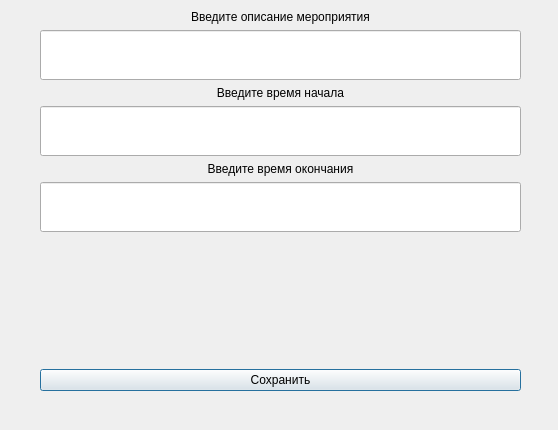
<?xml version="1.0" encoding="UTF-8"?>
<ui version="4.0">
 <class>EnterTask</class>
 <widget class="QDialog" name="EnterTask">
  <property name="geometry">
   <rect>
    <x>0</x>
    <y>0</y>
    <width>558</width>
    <height>430</height>
   </rect>
  </property>
  <property name="windowTitle">
   <string>Dialog</string>
  </property>
  <widget class="QWidget" name="layoutWidget">
   <property name="geometry">
    <rect>
     <x>40</x>
     <y>10</y>
     <width>481</width>
     <height>381</height>
    </rect>
   </property>
   <layout class="QVBoxLayout" name="verticalLayout_2">
    <item>
     <layout class="QVBoxLayout" name="verticalLayout">
      <item>
       <widget class="QLabel" name="task_label">
        <property name="sizePolicy">
         <sizepolicy hsizetype="Preferred" vsizetype="Preferred">
          <horstretch>0</horstretch>
          <verstretch>0</verstretch>
         </sizepolicy>
        </property>
        <property name="styleSheet">
         <string notr="true">font: 16pt &quot;MS Shell Dlg 2&quot;;</string>
        </property>
        <property name="text">
         <string>Введите описание мероприятия</string>
        </property>
        <property name="alignment">
         <set>Qt::AlignCenter</set>
        </property>
       </widget>
      </item>
      <item>
       <widget class="QLineEdit" name="lineEdit_des">
        <property name="sizePolicy">
         <sizepolicy hsizetype="Preferred" vsizetype="Fixed">
          <horstretch>0</horstretch>
          <verstretch>0</verstretch>
         </sizepolicy>
        </property>
        <property name="minimumSize">
         <size>
          <width>0</width>
          <height>50</height>
         </size>
        </property>
        <property name="styleSheet">
         <string notr="true">font: 75 16pt &quot;MS Shell Dlg 2&quot;;s</string>
        </property>
        <property name="text">
         <string/>
        </property>
        <property name="alignment">
         <set>Qt::AlignLeading|Qt::AlignLeft|Qt::AlignVCenter</set>
        </property>
       </widget>
      </item>
      <item>
       <widget class="QLabel" name="time_start_label">
        <property name="sizePolicy">
         <sizepolicy hsizetype="Preferred" vsizetype="Fixed">
          <horstretch>0</horstretch>
          <verstretch>0</verstretch>
         </sizepolicy>
        </property>
        <property name="styleSheet">
         <string notr="true">font: 16pt &quot;MS Shell Dlg 2&quot;;</string>
        </property>
        <property name="text">
         <string>Введите время начала</string>
        </property>
        <property name="alignment">
         <set>Qt::AlignCenter</set>
        </property>
       </widget>
      </item>
      <item>
       <widget class="QLineEdit" name="lineEdit_start">
        <property name="minimumSize">
         <size>
          <width>0</width>
          <height>50</height>
         </size>
        </property>
        <property name="styleSheet">
         <string notr="true">font: 75 16pt &quot;MS Shell Dlg 2&quot;;</string>
        </property>
        <property name="text">
         <string/>
        </property>
       </widget>
      </item>
      <item>
       <widget class="QLabel" name="time_end_label">
        <property name="styleSheet">
         <string notr="true">font: 16pt &quot;MS Shell Dlg 2&quot;;</string>
        </property>
        <property name="text">
         <string>Введите время окончания</string>
        </property>
        <property name="alignment">
         <set>Qt::AlignCenter</set>
        </property>
       </widget>
      </item>
      <item>
       <widget class="QLineEdit" name="lineEdit_end">
        <property name="minimumSize">
         <size>
          <width>0</width>
          <height>50</height>
         </size>
        </property>
        <property name="styleSheet">
         <string notr="true">font: 75 16pt &quot;MS Shell Dlg 2&quot;;</string>
        </property>
       </widget>
      </item>
      <item>
       <spacer name="verticalSpacer">
        <property name="orientation">
         <enum>Qt::Vertical</enum>
        </property>
        <property name="sizeHint" stdset="0">
         <size>
          <width>20</width>
          <height>20</height>
         </size>
        </property>
       </spacer>
      </item>
     </layout>
    </item>
    <item>
     <widget class="QPushButton" name="ok">
      <property name="sizePolicy">
       <sizepolicy hsizetype="Preferred" vsizetype="Fixed">
        <horstretch>0</horstretch>
        <verstretch>0</verstretch>
       </sizepolicy>
      </property>
      <property name="text">
       <string>Сохранить</string>
      </property>
     </widget>
    </item>
   </layout>
  </widget>
 </widget>
 <resources/>
 <connections/>
</ui>
